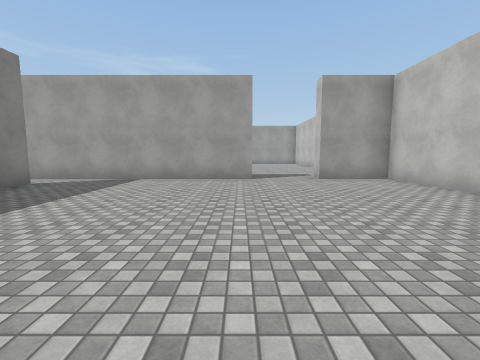
view 1 (above)

19 first-person views from a walk through a Unity game level. The camera is 1.4 m above the floor, tilts 6° down and sees 90° across. The floor is counted in squares, 2 m on a side. Each view is taken from the middle of a square. On the plan, view 1 faces up. The plan holds only what a view shows up to about 9 squares ahead; the rest is blank. The player is left out. Surface patterns are stand-ins for the level's own textures.

view 2
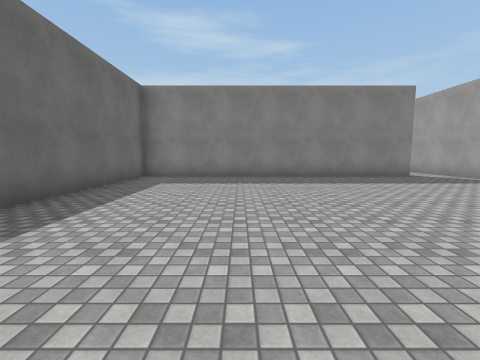

view 3
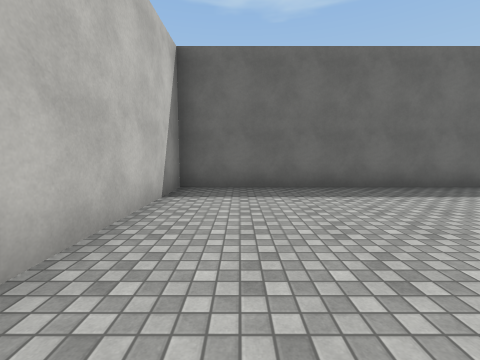

view 4
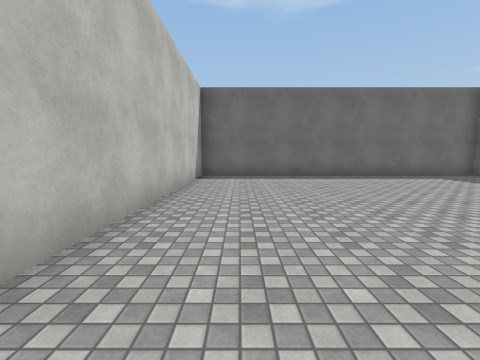

view 5
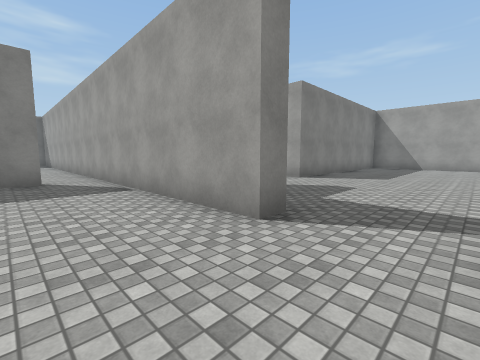

view 6
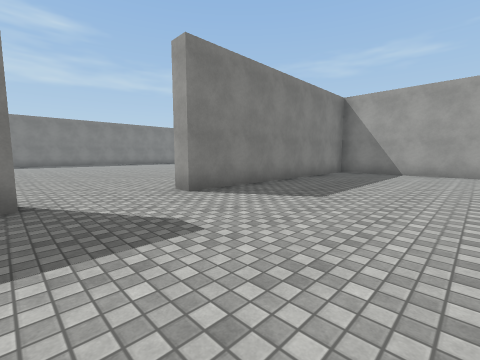

view 7
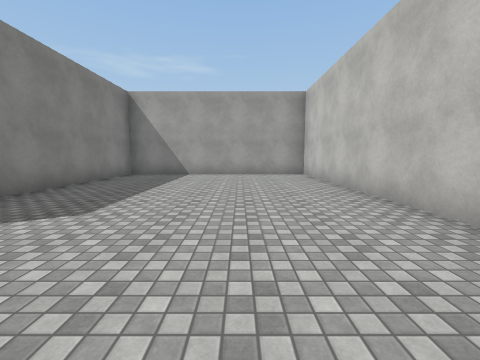

view 8
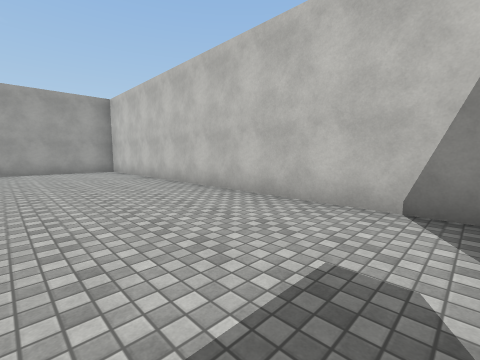

view 9
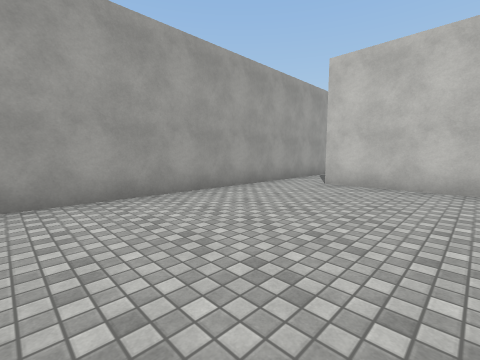

view 10
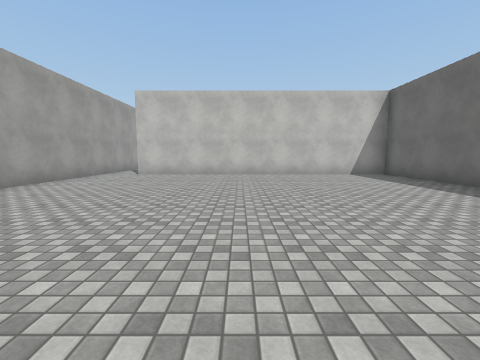

view 11
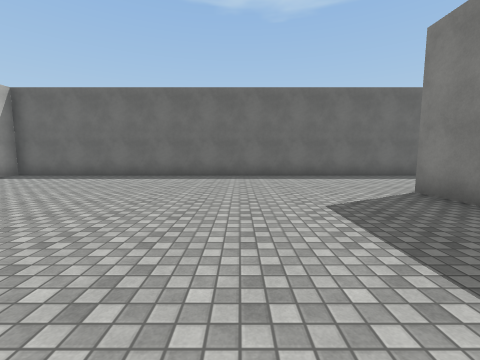

view 12
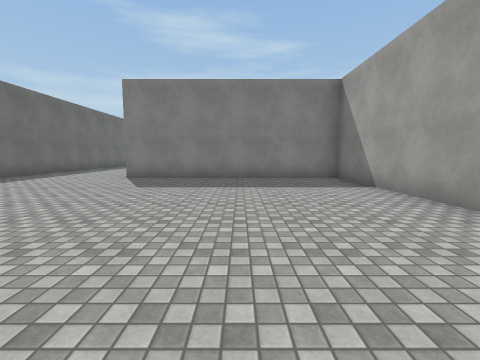

view 13
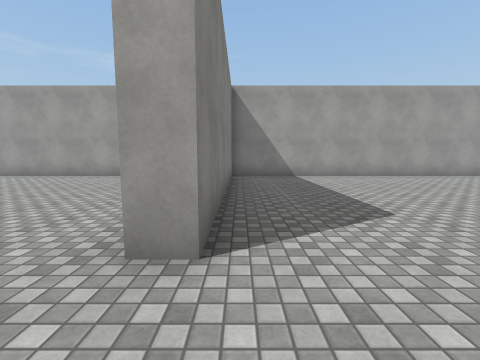

view 14
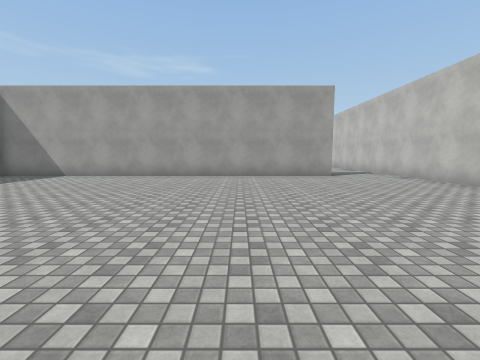

view 15
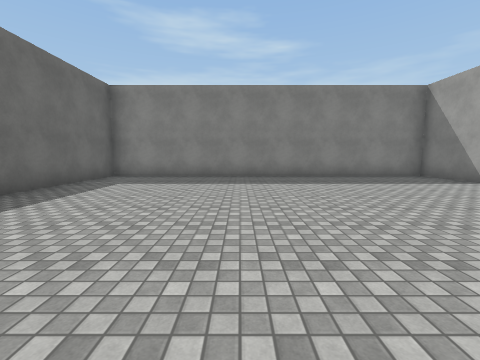

view 16
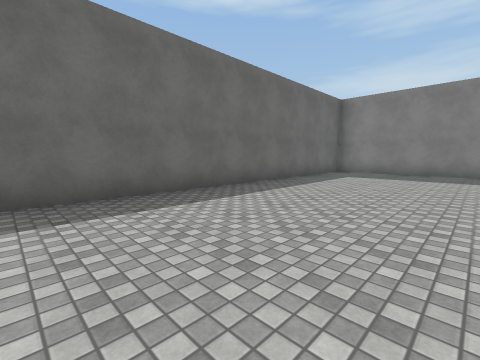

view 17
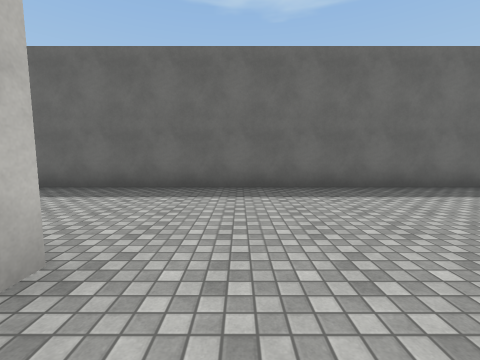

view 18
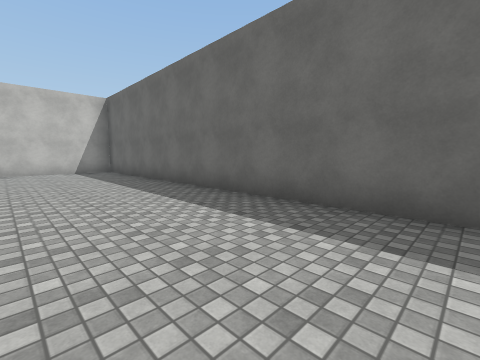

view 19
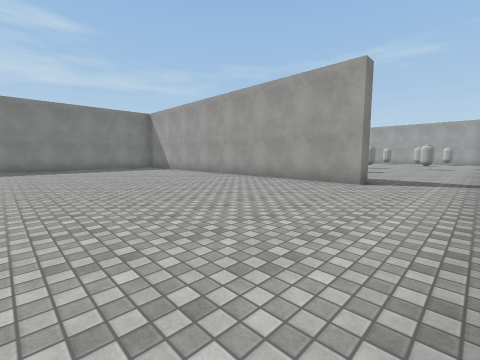

### Floor plan
Points are (right, up) in squares from view 1. A wall is a line through its corners. A room is listed if a view was taken in it or the views show most of it. See-through windows are left out.
Room 1 (views 1, 2, 3, 4, 5)
walls: (0.4, 7) (-5.6, 7); (-4.9, 5.8) (-4.9, -3.1) (4.3, -3.1) (4.3, 7) (2.3, 7)
ways out: opening at (1.5, 7) to room 2; opening at (-5, 6) to room 3
Room 2 (views 6, 7, 8)
walls: (0.4, 7.5) (0.4, 7); (4.3, 7.9) (4.3, 18.7) (-1.9, 18.7) (-1.9, 11.5) (-2.5, 11.5); (2.3, 7) (2.3, 7.5)
ways out: opening at (1.5, 7) to room 1; opening at (-2, 10.5)
Room 3 (views 9, 10, 11, 12, 13, 14, 15, 16, 17, 18, 19)
walls: (-16.8, 4.1) (-16.8, 8.1); (-19, 7.5) (-19, 7) (-29.9, 7) (-29.9, -3.1) (-5.4, -3.1) (-5.4, 5.8); (-5.6, 7) (-16.3, 7) (-16.3, 0.5) (-16.9, 0.5)
ways out: opening at (-5, 6) to room 1; opening at (-17.5, 7)

Positions as (right, up) in squares from view 1, and headings:
1: (0, 0), facing up
2: (3, 0), facing left
3: (3, 2), facing down
4: (3, 5), facing down
5: (2, 5), facing up-left
6: (2, 9), facing up-left
7: (2, 10), facing up
8: (1, 8), facing up-right
9: (-11, 3), facing up-right
10: (-14, 2), facing right
11: (-13, 5), facing down
12: (-9, 4), facing left
13: (-16, -1), facing up
14: (-22, -1), facing up
15: (-22, 1), facing left
16: (-20, 1), facing down-left
17: (-18, 2), facing down
18: (-16, 0), facing down-right
19: (-17, 1), facing up-left
